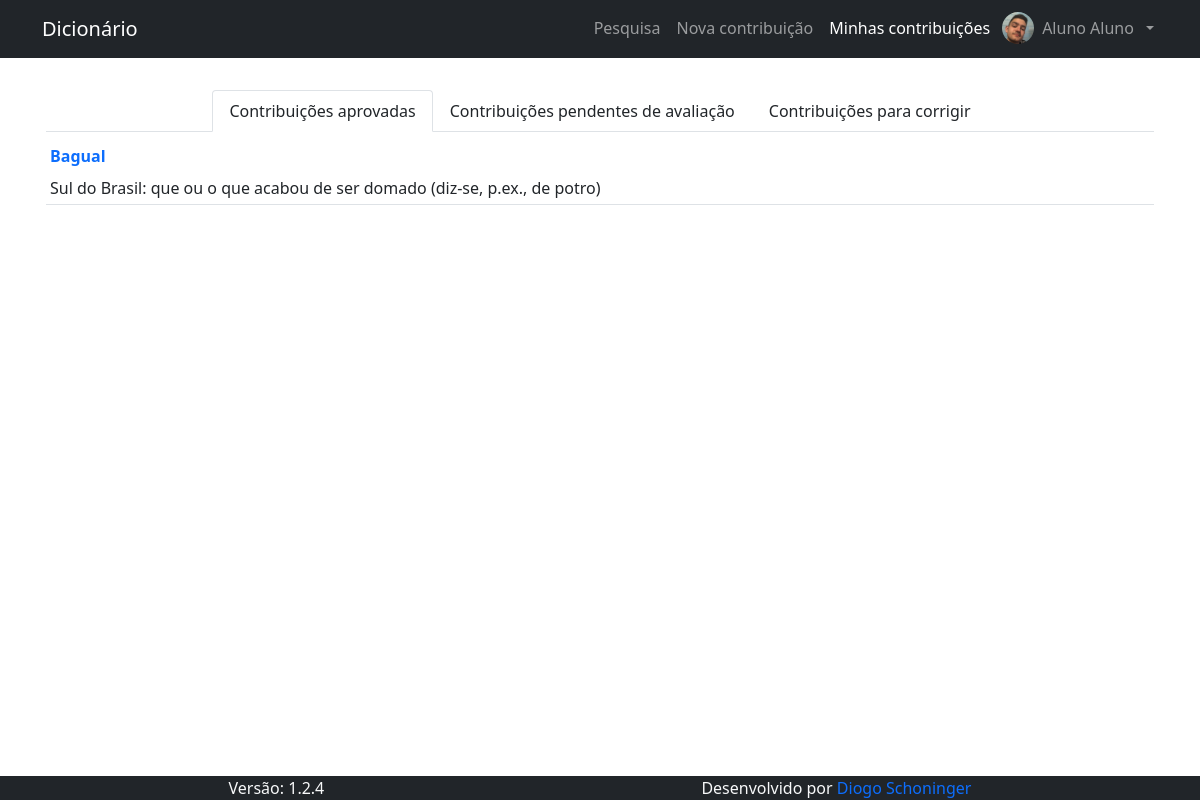
The app's page /pages/contribuicoes/minhas_contribuicoes.php (signed in), older data.
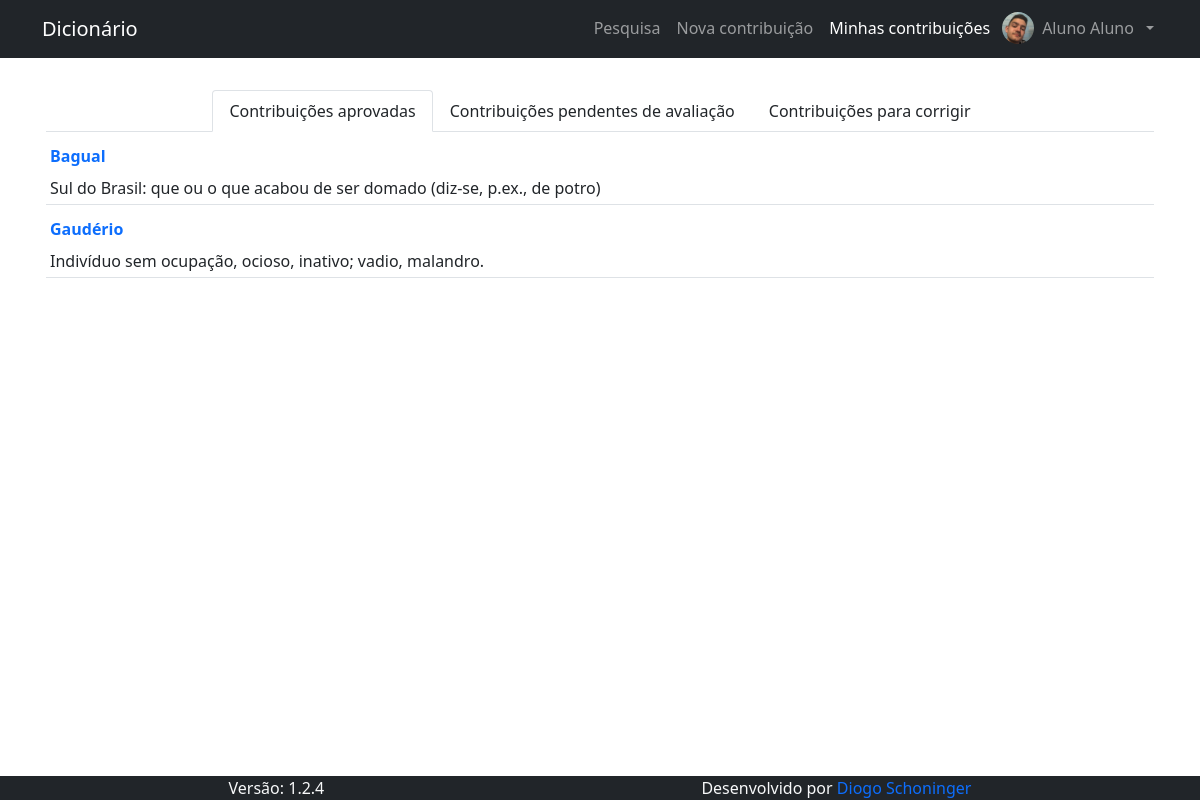
The same page, newer data.
### tables this page shows
CREATE TABLE IF NOT EXISTS `contribuicao` (
  `id_contribuicao` int(11) NOT NULL AUTO_INCREMENT,
  `contribuicao` text NOT NULL,
  `silabacao` text NOT NULL,
  `classe_gramatical` text NOT NULL,
  `significados` text NOT NULL,
  `formacao` text NOT NULL,
  `comentarios` text DEFAULT NULL,
  `id_autor` int(11) NOT NULL,
  `exemplos` text NOT NULL,
  `situacao` text NOT NULL,
  `comentarios_avaliador` text NOT NULL,
  PRIMARY KEY (`id_contribuicao`)
);

### pages/contribuicoes/minhas_contribuicoes.php (the view, shortened to what this page needs)
<div class="container">
  <div class="nav nav-tabs justify-content-center mt-3" id="nav-tab" role="tablist">
    <button class="nav-link text-dark active" id="nav-tab-contribuicoes-aprovadas" data-bs-toggle="tab" data-bs-target="#nav-contribuicoes-aprovadas" type="button" role="tab" aria-controls="nav-contribuicoes-aprovadas" aria-selected="true">Contribuições  aprovadas</button>
    <button class="nav-link text-dark" id="nav-tab-contribuicoes-pendentes" data-bs-toggle="tab" data-bs-target="#nav-contribuicoes-pendentes" type="button" role="tab" aria-controls="nav-contribuicoes-pendentes" aria-selected="false">Contribuições pendentes de avaliação</button>
    <button class="nav-link text-dark" id="nav-tab-contribuicoes-em-correcao" data-bs-toggle="tab" data-bs-target="#nav-contribuicoes-em-correcao" type="button" role="tab" aria-controls="nav-contribuicoes-em-correcao" aria-selected="false">Contribuições para corrigir</button>
  </div>
  <div class="tab-content" id="nav-tabContent">
    <div class="tab-pane fade show active" id="nav-contribuicoes-aprovadas" role="tabpanel" aria-labelledby="nav-tab-contribuicoes-aprovadas">
      <table class="table table-sm">
        <tbody>
          <?php
            $conn = open_db();
            $result = $conn->query("SELECT id_contribuicao, contribuicao, significados FROM contribuicao WHERE id_autor = {$_SESSION["id_usuario"]} AND situacao LIKE 'Aprovada'");
            while ( $contribuicao = $result->fetch_object() ) :
          ?>
            <tr>
              <td>
                <a href="<?php echo BASE_URL ?>pages/contribuicoes/detalhes_contribuicao.php?id_contribuicao=<?php echo $contribuicao->id_contribuicao ?>" class="nav-link px-0">
                  <span class="fw-bold"><?php echo $contribuicao->contribuicao ?></span><br/>
                </a>
                <span><?php echo $contribuicao->significados ?></span><br/>
              </td>
            </tr>
          <?php endwhile ?>
        </tbody>
      </table>
    </div>
  </div>
</div>

Row changes from the older to the newer data that the page shows:
now on this page (row edited): contribuicao: contribuicao "Gaudério", significados "Indivíduo sem ocupação, ocioso, inativo; vadio, malandro."
